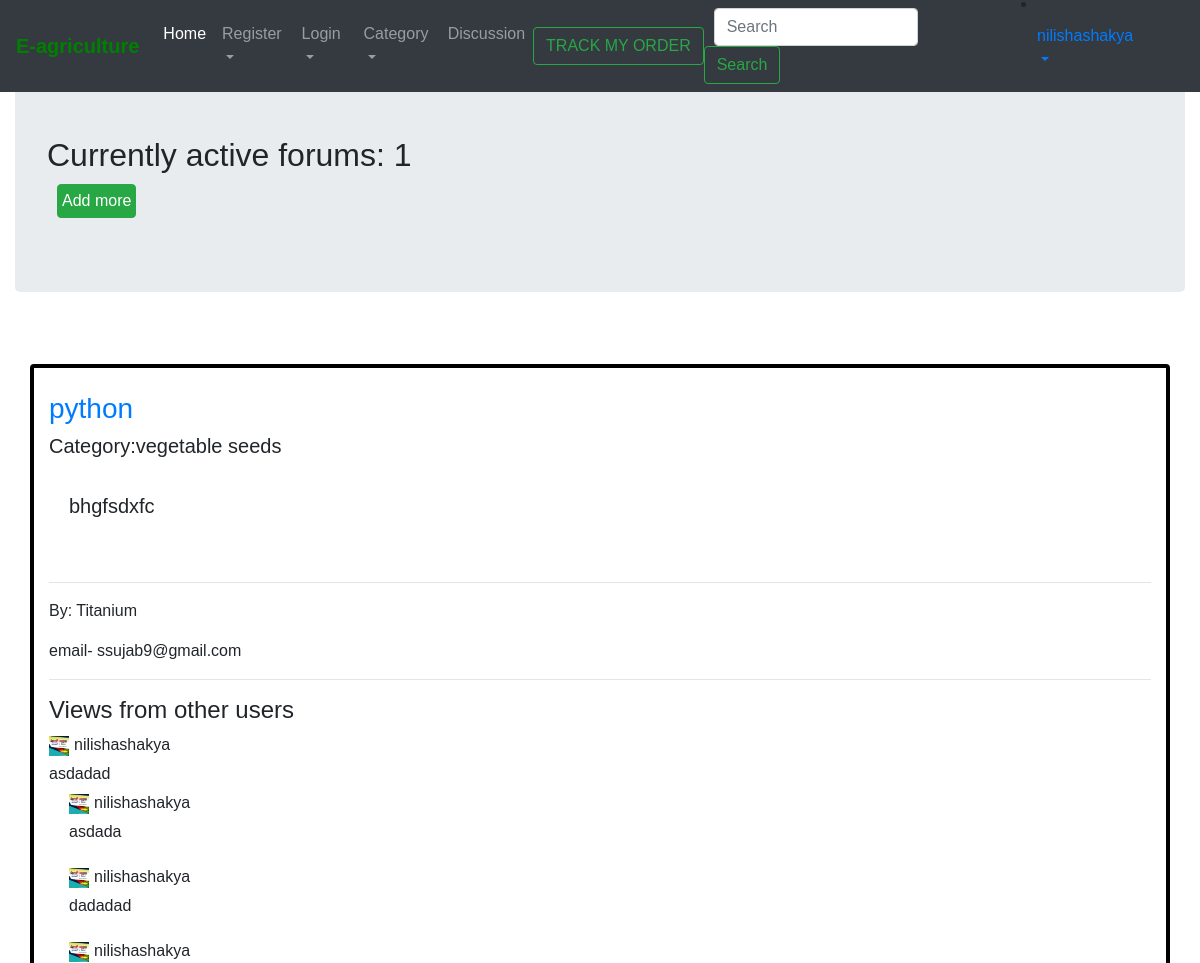
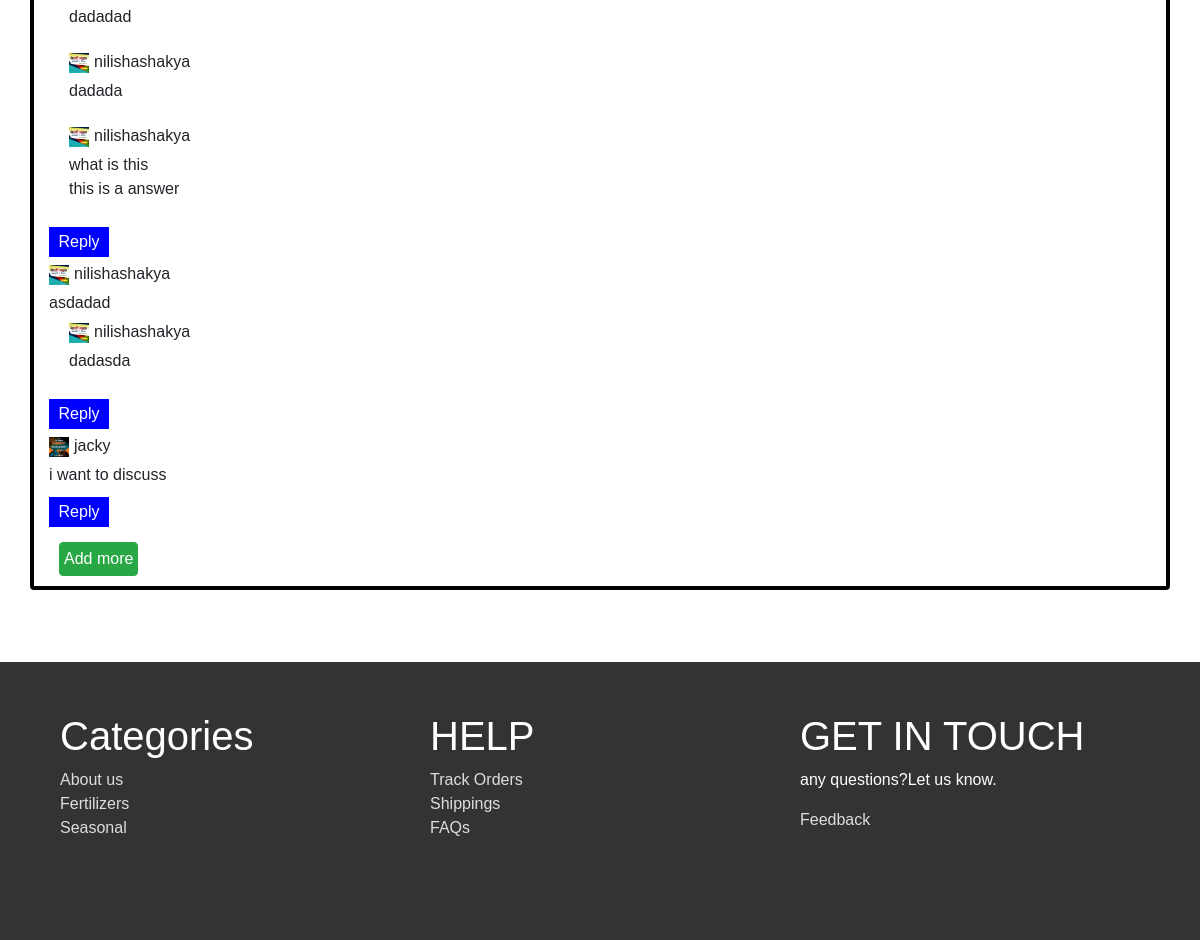
Screenshot of /discussion/displayforum/ (signed in) with the database file from the repository (2 pictures, top to bottom).
### discussion/models.py (models this page shows, shortened)
class forum(models.Model):
    CATEGORY = (
        ('vegetable seeds','vegetable seeds'),
        ('fertilizers','fertilizers'),
    )
    name=models.CharField(max_length=200,default="anonymous",blank=True )
    email=models.CharField(max_length=200,blank=True,default='')
    topic= models.CharField(max_length=300)
    description = models.CharField(max_length=1000,blank=True)
    link = models.CharField(max_length=100 ,blank =True,default='')
    date_created=models.DateTimeField(default=timezone.now,null=True)
    category = models.CharField(max_length=255,default='',choices=CATEGORY)

class Discussion(models.Model):
    discuss = models.CharField(max_length=1000,blank=True,default='')
    username = models.CharField(max_length=30,default='')
    date_posted = models.DateTimeField(default=timezone.now,null=True)
    image = models.ImageField(default='default.jpg',upload_to='profile_pics',null=True)

class Reply(models.Model):
    reply = models.CharField(max_length=1000,blank=True,default='')
    username = models.CharField(max_length=30,default='')
    discuss_userid = models.IntegerField(default=0)
    date_posted = models.DateTimeField(default=timezone.now,null=True)
    image = models.ImageField(default='default.jpg',upload_to='profile_pics',null=True)

### discussion/views.py (the view)
# urls.py: path('displayforum/',displayforum,name='displayforum'),
@login_required(login_url='login')
def displayforum(request):
    forums=forum.objects.all()
    count=forums.count()
    discussions =Discussion.objects.all()
    reply =Reply.objects.all()
    context={'forums':forums,
              'count':count,
              'discussions':discussions,
              'reply':reply}
    return render(request,'discussion/displayforum.html',context)

### discussion/templates/discussion/displayforum.html (shortened to what this page needs)
{% extends 'customer/base1.html' %}
{% block content %}
        <h2 class="jumbotron">
            Currently active forums: {{count}}
            <form method="POST" action="{% url 'addInForum' %}">
            <button class="btn btn-success" style="width:fit-content; padding: 4px; margin:10px;">Add more</button>
            </form>
        </h2>
            <div class="card-columns" style="padding: 10px; margin: 20px;"></div>
            {%for forum in forums %}
                <div class="card box container" style="border: 4px solid black;margin: 0 auto;">
                    <br>
                    <h5 class="card-title">
                        <a href='{{forum.link}}'><h3>{{forum.topic}}</h3></a>
                        <p>Category:{{forum.category}}</p>
                        <div class="card-body">
                                <span><p>{{forum.description}}</p></span>
                            </h5>
                            <hr>
                            <p> By: {{forum.name}}</p>
                            email- {{forum.email}}
                            <hr>
                            <h4>Views from other users</h4>
                            {%for discuss in discussions%}
                                <span class="discuss">
                                    <span>
                                        <img src="/media/{{discuss.image}}" alt="">
                                    </span>
                                    <span>
                                        {{discuss.username}}
                                    </span>
                                </span>
                                <span class="discuss">{{discuss.discuss}}</span>
                                <span class="rep">
                                    {% for r in reply %}
                                    {% if r.discuss_userid == discuss.id %}
                                    <span class="discuss">
                                        <span>
                                            <img src="/media/{{r.image}}" alt="">
                                        </span>
                                        <span>
                                            {{r.username}}
                                        </span>
                                        </span>
                                        <span class="discuss"> {{r.reply|linebreaks}}</span>
                                        {% endif %}
                                    {% endfor %}
                                </span>
                                <span class="discuss">
                                    <div class="reply">
                                        <button type="button" data-toggle="collapse" data-target="#{{discuss.id}}" aria-expanded="false" aria-controls="replyBox" style="height: 30px;width: 60px;border: none;background: blue;color: white;">Reply</button>
                                   </div>
                                </span>
                            {%endfor%}
                            <a href="{% url 'addInDiscussion' %}"><button class="btn btn-success" style="width:fit-content; padding: 4px; margin:10px;">Add more</button></a>
                        </div>
                </div>
            <br>
            {%endfor%}
{% endblock %}

### customer/templates/customer/base1.html (shortened to what this page needs)
<!DOCTYPE html>
{% load static %}
<html lang="en">
<head>
    <link rel="stylesheet" href="https://maxcdn.bootstrapcdn.com/bootstrap/4.0.0/css/bootstrap.min.css">
    <link rel="stylesheet" href="{% static 'customer/css/home.css' %}">
  </head>
<body>
    <nav class="navbar navbar-expand-sm navbar-dark bg-dark fixed-top" style="margin-bottom: 50px;">
          <a class="navbar-brand" href="{%url 'home' %}"><span style="color: green ;font-weight: 900;">E-agriculture</span></a>
          <div class="collapse navbar-collapse" id="navbarSupportedContent">
            <ul class="navbar-nav mr-auto">
              <li class="nav-item active">
                <a class="nav-link" href="{%url 'home' %}">Home <span class="sr-only">(current)</span></a>
              </li>
              <li class="nav-item dropdown">
                <a class="nav-link dropdown-toggle" href="#" id="navbarDropdown" role="button" data-toggle="dropdown" aria-haspopup="true" aria-expanded="false">
                  Register
                </a>
              </li>
              <li class="nav-item dropdown">
                <a class="nav-link dropdown-toggle" href="#" id="navbarDropdown" role="button" data-toggle="dropdown" aria-haspopup="true" aria-expanded="false">
                  Login
                </a>
              </li>
              <li class="nav-item dropdown">
                <a class="nav-link dropdown-toggle" href="#" id="navbarDropdown" role="button" data-toggle="dropdown" aria-haspopup="true" aria-expanded="false">
                  Category
                </a>
              </li>
              <li class="nav-item">
                <a class="nav-link" href="/discussion/displayforum">Discussion</a>
              </li>
            </ul>
              <button type="button" class="btn btn-outline-success" id="track_btn_ord" data-toggle="modal" data-target="#TrackOrder">
                TRACK MY ORDER
              </button>
              <form method="get" action="/search" class="form-inline mr-5 my-lg-0 ">
                <input class="form-control mr-sm-1" type="search" placeholder="Search" aria-label="Search" name="search" id="search" style="margin-left: 10px;">
                <button class="btn btn-outline-success my-0 my-sm-0" type="submit">Search</button>
              </form>
              {% if user.is_authenticated %}
              <li class="nav-item dropdown" style="margin-top: -2%;margin-right: 3%;">
              <a class="nav-link dropdown-toggle" href="#" id="navbarDropdown" role="button" data-toggle="dropdown" aria-haspopup="true" aria-expanded="false">
              {{user.username}}
              </a>
            </li>
              {% endif %}
          </div>
    </nav><br><br><br>
  <div class="container-fluid">
    {% block content %}
    {% endblock %}
  <div class="row mt-5">
    <div class="footerbanner">
      <div class="container">
        <div class="col-md-4" style="float: left;">
          <div class="footer">
            <h1>Categories</h1>
            <a href="{% url 'about' %}">About us</a><br>
            <a href="" class="disabled">Fertilizers</a><br>
            <a href=""> Seasonal </a>
          </div>
      </div>
      <div class="col-md-4" style="float: left;">
        <div class="footer">
          <h1>HELP</h1>
          <a href="" class="disabled">Track Orders</a><br>
          <a href="" class="disabled">Shippings</a><br>
          <a href=""> FAQs </a>
        </div>
      </div>
      <div class="col-md-4" style="float: left;">
        <div class="footer">
          <h1>GET IN TOUCH</h1>
          <p style="color: #fff; ">any questions?Let us know.</p>
          <a href="/discussion/feedback">Feedback</a><br>
        </div>
      </div>
      </div>
    </div>
  </div>
</body>
</html>

### customer/static/customer/css/home.css (style rules this page uses)
* { font-family: 'Gill Sans', 'Gill Sans MT', Calibri, 'Trebuchet MS', sans-serif; padding: 0px; margin: 0px; }
body { margin: 0px; padding: 0px; overflow-x: hidden; }
.card { overflow: hidden !important ; }
.footerbanner { padding:50px 0px 100px 0px; height: inherit; width: 100%; float: left; background: rgba(0,0,0,.8); }
.footer { height: inherit; width: 100%; float: left; }
.footer h1 { color: #fff; }
.footer a { color: #ddd; text-decoration: none; }

### discussion/templates/discussion/displayforum.html (style rules this page uses)
.discuss { margin-bottom: 5px; width: 100%; float: left; }
.discuss span { margin-right: 5px; float: left; }
.discuss span img { height: 20px; width: 20px; }
.rep { margin-bottom: 5px; width: 100%; float: left; padding: 0px 20px; }

### rows the page displays
forum: topic "python", category "vegetable seeds", description "bhgfsdxfc", name "Titanium", email "ssujab9@gmail.com"
Discussion: image (picture), username "nilishashakya", discuss "asdadad"
Reply: image (picture), username "nilishashakya", reply "asdada"
Reply: image (picture), username "nilishashakya", reply "dadadad"
Reply: image (picture), username "nilishashakya", reply "dadadad"
Reply: image (picture), username "nilishashakya", reply "dadada"
Reply: image (picture), username "nilishashakya", reply "what is this this is a answer"
Discussion: image (picture), username "nilishashakya", discuss "asdadad"
Reply: image (picture), username "nilishashakya", reply "dadasda"
Discussion: image (picture), username "jacky", discuss "i want to discuss"

### other values shown
{{ user.username }} "nilishashakya"
{{ count }} "1"
